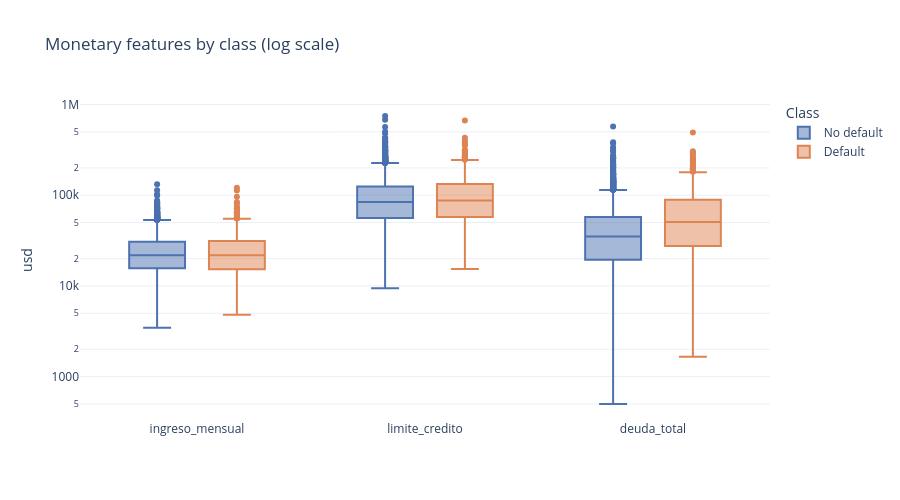

Write notebook code for a chart like this one.
### Code cell
monetary_features: list[str] = ["ingreso_mensual", "limite_credito", "deuda_total"]

fig = px.box(
    data[monetary_features]
    .assign(target_class=data[TARGET].map(CLASS_LABELS))
    .melt(id_vars="target_class", var_name="feature", value_name="usd"),
    x="feature",
    y="usd",
    color="target_class",
    color_discrete_map=CLASS_COLORS,
    log_y=True,
    title="Monetary features by class (log scale)",
    height=500,
)
fig.update_layout(legend_title_text="Class", xaxis_title="")
fig.show()

### Figure 1 — Plotly figure (JSON) as saved in the notebook; plotly's stock layout.template omitted (floating-point values rounded to 4 significant figures; data arrays with more than 128 entries replaced by an {"elided": "..."} marker saying what was removed)
{"data": [{"alignmentgroup": "True", "hovertemplate": "target_class=No default<br>feature=%{x}<br>usd=%{y}<extra></extra>", "legendgroup": "No default", "marker": {"color": "#4C72B0"}, "name": "No default", "notched": false, "offsetgroup": "No default", "orientation": "v", "showlegend": true, "type": "box", "x": {"elided": "13242 str values"}, "x0": " ", "xaxis": "x", "y": {"elided": "13242 float values"}, "y0": " ", "yaxis": "y"}, {"alignmentgroup": "True", "hovertemplate": "target_class=Default<br>feature=%{x}<br>usd=%{y}<extra></extra>", "legendgroup": "Default", "marker": {"color": "#DD8452"}, "name": "Default", "notched": false, "offsetgroup": "Default", "orientation": "v", "showlegend": true, "type": "box", "x": {"elided": "1758 str values"}, "x0": " ", "xaxis": "x", "y": {"elided": "1758 float values"}, "y0": " ", "yaxis": "y"}], "layout": {"boxmode": "group", "height": 500, "legend": {"title": {"text": "Class"}, "tracegroupgap": 0}, "title": {"text": "Monetary features by class (log scale)"}, "xaxis": {"anchor": "y", "domain": [0, 1], "title": {"text": ""}}, "yaxis": {"anchor": "x", "domain": [0, 1], "title": {"text": "usd"}, "type": "log"}}}
